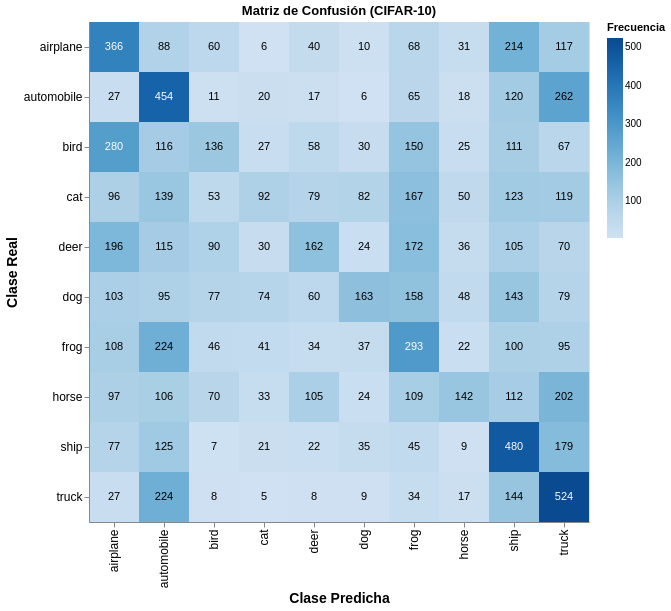

Write notebook code for a chart like this one.
### Markdown cell above
ahora, que tan buena es la red prediciendo

### Code cell
plot_confusion_matrix(modelSerial, x_test, ds["test"]["label"], labelToMeaning).show()

### Figure 1 — Vega-Lite specification as saved in the notebook (floating-point values rounded to 4 significant figures)
{"config": {"view": {"continuousWidth": 300, "continuousHeight": 300}, "axis": {"labelFontSize": 12, "titleFontSize": 14}}, "layer": [{"mark": {"type": "rect"}, "encoding": {"color": {"field": "Cantidad", "scale": {"scheme": "blues"}, "title": "Frecuencia", "type": "quantitative"}, "tooltip": [{"field": "Actual", "type": "nominal"}, {"field": "Predicho", "type": "nominal"}, {"field": "Cantidad", "type": "quantitative"}], "x": {"field": "Predicho", "sort": ["airplane", "automobile", "bird", "cat", "deer", "dog", "frog", "horse", "ship", "truck"], "title": "Clase Predicha", "type": "ordinal"}, "y": {"field": "Actual", "sort": ["airplane", "automobile", "bird", "cat", "deer", "dog", "frog", "horse", "ship", "truck"], "title": "Clase Real", "type": "ordinal"}}}, {"mark": {"type": "text", "baseline": "middle"}, "encoding": {"color": {"condition": {"test": "datum.Cantidad > 262.0", "value": "white"}, "value": "black"}, "text": {"field": "Cantidad", "type": "quantitative"}, "x": {"field": "Predicho", "sort": ["airplane", "automobile", "bird", "cat", "deer", "dog", "frog", "horse", "ship", "truck"], "title": "Clase Predicha", "type": "ordinal"}, "y": {"field": "Actual", "sort": ["airplane", "automobile", "bird", "cat", "deer", "dog", "frog", "horse", "ship", "truck"], "title": "Clase Real", "type": "ordinal"}}}], "data": {"name": "data-00b357f60453d31ab565fa8983fa852a"}, "height": 500, "title": "Matriz de Confusión (CIFAR-10)", "width": 500, "$schema": "https://vega.github.io/schema/vega-lite/v6.1.0.json", "datasets": {"data-00b357f60453d31ab565fa8983fa852a": [{"Actual": "airplane", "Predicho": "airplane", "Cantidad": 366}, {"Actual": "airplane", "Predicho": "automobile", "Cantidad": 88}, {"Actual": "airplane", "Predicho": "bird", "Cantidad": 60}, {"Actual": "airplane", "Predicho": "cat", "Cantidad": 6}, {"Actual": "airplane", "Predicho": "deer", "Cantidad": 40}, {"Actual": "airplane", "Predicho": "dog", "Cantidad": 10}, {"Actual": "airplane", "Predicho": "frog", "Cantidad": 68}, {"Actual": "airplane", "Predicho": "horse", "Cantidad": 31}, {"Actual": "airplane", "Predicho": "ship", "Cantidad": 214}, {"Actual": "airplane", "Predicho": "truck", "Cantidad": 117}, {"Actual": "automobile", "Predicho": "airplane", "Cantidad": 27}, {"Actual": "automobile", "Predicho": "automobile", "Cantidad": 454}, {"Actual": "automobile", "Predicho": "bird", "Cantidad": 11}, {"Actual": "automobile", "Predicho": "cat", "Cantidad": 20}, {"Actual": "automobile", "Predicho": "deer", "Cantidad": 17}, {"Actual": "automobile", "Predicho": "dog", "Cantidad": 6}, {"Actual": "automobile", "Predicho": "frog", "Cantidad": 65}, {"Actual": "automobile", "Predicho": "horse", "Cantidad": 18}, {"Actual": "automobile", "Predicho": "ship", "Cantidad": 120}, {"Actual": "automobile", "Predicho": "truck", "Cantidad": 262}, {"Actual": "bird", "Predicho": "airplane", "Cantidad": 280}, {"Actual": "bird", "Predicho": "automobile", "Cantidad": 116}, {"Actual": "bird", "Predicho": "bird", "Cantidad": 136}, {"Actual": "bird", "Predicho": "cat", "Cantidad": 27}, {"Actual": "bird", "Predicho": "deer", "Cantidad": 58}, {"Actual": "bird", "Predicho": "dog", "Cantidad": 30}, {"Actual": "bird", "Predicho": "frog", "Cantidad": 150}, {"Actual": "bird", "Predicho": "horse", "Cantidad": 25}, {"Actual": "bird", "Predicho": "ship", "Cantidad": 111}, {"Actual": "bird", "Predicho": "truck", "Cantidad": 67}, {"Actual": "cat", "Predicho": "airplane", "Cantidad": 96}, {"Actual": "cat", "Predicho": "automobile", "Cantidad": 139}, {"Actual": "cat", "Predicho": "bird", "Cantidad": 53}, {"Actual": "cat", "Predicho": "cat", "Cantidad": 92}, {"Actual": "cat", "Predicho": "deer", "Cantidad": 79}, {"Actual": "cat", "Predicho": "dog", "Cantidad": 82}, {"Actual": "cat", "Predicho": "frog", "Cantidad": 167}, {"Actual": "cat", "Predicho": "horse", "Cantidad": 50}, {"Actual": "cat", "Predicho": "ship", "Cantidad": 123}, {"Actual": "cat", "Predicho": "truck", "Cantidad": 119}, {"Actual": "deer", "Predicho": "airplane", "Cantidad": 196}, {"Actual": "deer", "Predicho": "automobile", "Cantidad": 115}, {"Actual": "deer", "Predicho": "bird", "Cantidad": 90}, {"Actual": "deer", "Predicho": "cat", "Cantidad": 30}, {"Actual": "deer", "Predicho": "deer", "Cantidad": 162}, {"Actual": "deer", "Predicho": "dog", "Cantidad": 24}, {"Actual": "deer", "Predicho": "frog", "Cantidad": 172}, {"Actual": "deer", "Predicho": "horse", "Cantidad": 36}, {"Actual": "deer", "Predicho": "ship", "Cantidad": 105}, {"Actual": "deer", "Predicho": "truck", "Cantidad": 70}, {"Actual": "dog", "Predicho": "airplane", "Cantidad": 103}, {"Actual": "dog", "Predicho": "automobile", "Cantidad": 95}, {"Actual": "dog", "Predicho": "bird", "Cantidad": 77}, {"Actual": "dog", "Predicho": "cat", "Cantidad": 74}, {"Actual": "dog", "Predicho": "deer", "Cantidad": 60}, {"Actual": "dog", "Predicho": "dog", "Cantidad": 163}, {"Actual": "dog", "Predicho": "frog", "Cantidad": 158}, {"Actual": "dog", "Predicho": "horse", "Cantidad": 48}, {"Actual": "dog", "Predicho": "ship", "Cantidad": 143}, {"Actual": "dog", "Predicho": "truck", "Cantidad": 79}, {"Actual": "frog", "Predicho": "airplane", "Cantidad": 108}, {"Actual": "frog", "Predicho": "automobile", "Cantidad": 224}, {"Actual": "frog", "Predicho": "bird", "Cantidad": 46}, {"Actual": "frog", "Predicho": "cat", "Cantidad": 41}, {"Actual": "frog", "Predicho": "deer", "Cantidad": 34}, {"Actual": "frog", "Predicho": "dog", "Cantidad": 37}, {"Actual": "frog", "Predicho": "frog", "Cantidad": 293}, {"Actual": "frog", "Predicho": "horse", "Cantidad": 22}, {"Actual": "frog", "Predicho": "ship", "Cantidad": 100}, {"Actual": "frog", "Predicho": "truck", "Cantidad": 95}, {"Actual": "horse", "Predicho": "airplane", "Cantidad": 97}, {"Actual": "horse", "Predicho": "automobile", "Cantidad": 106}, {"Actual": "horse", "Predicho": "bird", "Cantidad": 70}, {"Actual": "horse", "Predicho": "cat", "Cantidad": 33}, {"Actual": "horse", "Predicho": "deer", "Cantidad": 105}, {"Actual": "horse", "Predicho": "dog", "Cantidad": 24}, {"Actual": "horse", "Predicho": "frog", "Cantidad": 109}, {"Actual": "horse", "Predicho": "horse", "Cantidad": 142}, {"Actual": "horse", "Predicho": "ship", "Cantidad": 112}, {"Actual": "horse", "Predicho": "truck", "Cantidad": 202}, {"Actual": "ship", "Predicho": "airplane", "Cantidad": 77}, {"Actual": "ship", "Predicho": "automobile", "Cantidad": 125}, {"Actual": "ship", "Predicho": "bird", "Cantidad": 7}, {"Actual": "ship", "Predicho": "cat", "Cantidad": 21}, {"Actual": "ship", "Predicho": "deer", "Cantidad": 22}, {"Actual": "ship", "Predicho": "dog", "Cantidad": 35}, {"Actual": "ship", "Predicho": "frog", "Cantidad": 45}, {"Actual": "ship", "Predicho": "horse", "Cantidad": 9}, {"Actual": "ship", "Predicho": "ship", "Cantidad": 480}, {"Actual": "ship", "Predicho": "truck", "Cantidad": 179}, {"Actual": "truck", "Predicho": "airplane", "Cantidad": 27}, {"Actual": "truck", "Predicho": "automobile", "Cantidad": 224}, {"Actual": "truck", "Predicho": "bird", "Cantidad": 8}, {"Actual": "truck", "Predicho": "cat", "Cantidad": 5}, {"Actual": "truck", "Predicho": "deer", "Cantidad": 8}, {"Actual": "truck", "Predicho": "dog", "Cantidad": 9}, {"Actual": "truck", "Predicho": "frog", "Cantidad": 34}, {"Actual": "truck", "Predicho": "horse", "Cantidad": 17}, {"Actual": "truck", "Predicho": "ship", "Cantidad": 144}, {"Actual": "truck", "Predicho": "truck", "Cantidad": 524}]}}
